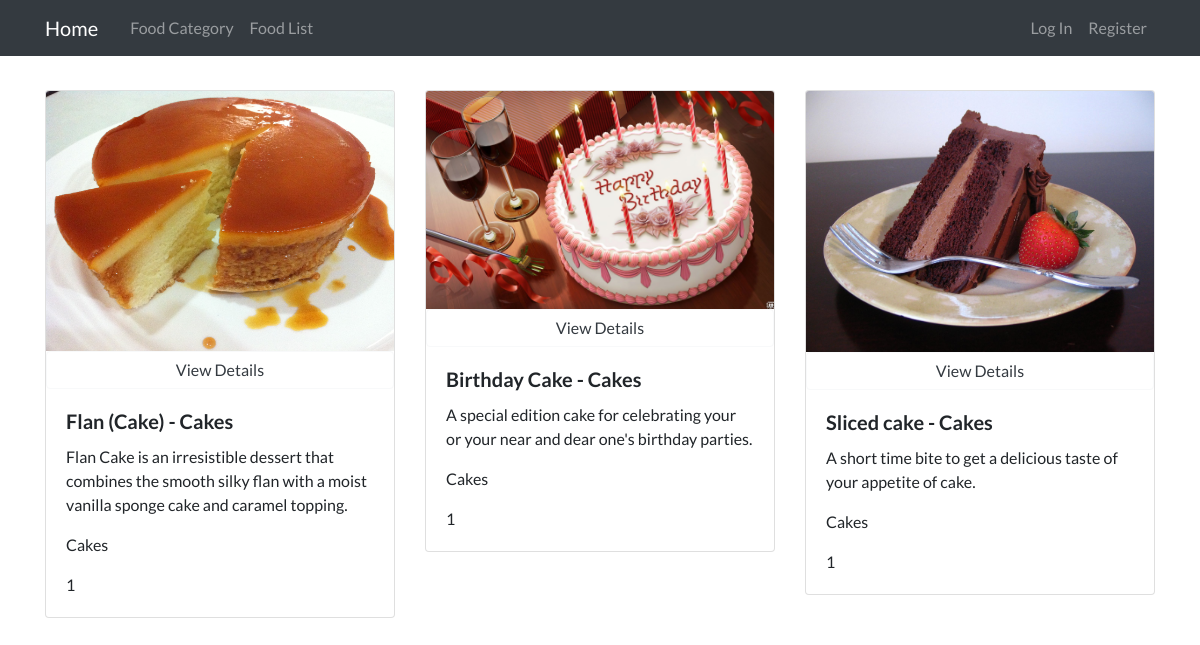
Screenshot of /food/catlist/1/ with the database file from the repository.
### food/models.py (models this page shows, shortened)
class FoodDetails(models.Model):
    fromcategory = models.ForeignKey(FoodCategory, on_delete=models.CASCADE)
    foodname = models.CharField(max_length=100)
    fooddetails = models.CharField(max_length=1000)
    foodimage = models.ImageField(default='food_def.jpg', upload_to='fodimg')
    armodel = models.CharField(default='andy.sfb', max_length=50)
    additiondate = models.DateTimeField(default=timezone.now)
    longdetails = models.CharField(max_length=1000)
    class Meta:
        verbose_name = 'Food Detail'

class FoodCategory(models.Model):
    categoryname = models.CharField(max_length=100)
    categorydetails = models.CharField(max_length=1000)
    categoryimage = models.ImageField(default='cat_def.jpg', upload_to='catimg')
    class Meta:
        verbose_name = 'Food Category'
    def __str__(self):
        return self.categoryname

### food/views.py (the view)
# urls.py: path('catlist/<int:pk>/', views.CatList, name='catlist'),
def CatList(request, pk):
    cate = FoodCategory.objects.all()
    lists = FoodDetails.objects.all()
    context = {
        'id': pk,
        'cate': cate,
        'list': lists
    }
    return render(request, 'food/flist.html', context)

### templates/food/flist.html
{% extends 'dros/layout.html' %}
{% block content %}
    <div class="row">
    {% for l in list %}
            {% if id == l.fromcategory.id %}
<div class="col-sm-4">
  <div class="card">
    <img class="card-img-top" src="{{ l.foodimage.url }}" alt="Card image cap">
            <a href="{% url 'food-details' l.id %}" class="btn btn-outline-light text-dark">View Details</a>
    <div class="card-body">
      <h5 class="card-title">{{ l.foodname }} - {{ l.fromcategory }}</h5>
      <p class="card-text">{{ l.fooddetails }}</p>
         <p class="card-text">{{ l.fromcategory }}</p>
        <p class="card-text">{{ c.categoryname }} {{ l.fromcategory.id }}</p>
    </div>
  </div>
</div>
            {% endif %}
    {% endfor %}
    </div>
{% endblock %}

### templates/dros/layout.html (shortened to what this page needs)
{% load static %}
<!doctype html>
<html lang="en">
<head>
    <link rel="stylesheet" type="text/css" href="{% static 'css/main.css' %}">
    <link rel="stylesheet" href="https://stackpath.bootstrapcdn.com/bootstrap/4.1.3/css/bootstrap.min.css"
>
    <link href="{% static 'vendor/fontawesome-free/css/all.min.css' %}" rel="stylesheet">
    <link href="{% static 'vendor/simple-line-icons/css/simple-line-icons.css' %}" rel="stylesheet" type="text/css">
    <link href="{% static 'css/landing-page.min.css' %}" rel="stylesheet">
</head>
<body>
{% include 'dros/header.html' %}
<main style="margin-top: 90px;" role="main" class="container">
    <div class="row">
        <div class="col-md-12">
            {% block content %}
            {% endblock %}
        </div>
    </div>
</main>
</body>
</html>

### templates/dros/header.html (shortened to what this page needs)
<header class="site-header">
  <nav class="navbar navbar-expand-md navbar-dark bg-dark fixed-top">
    <div class="container">
      <a class="navbar-brand mr-4" href="{% url 'base-home' %}">Home</a>
      <div class="collapse navbar-collapse" id="navbarToggle">
        <div class="navbar-nav mr-auto">
          <a class="nav-item nav-link" href="{% url 'food-category' %}">Food Category</a>
            <a class="nav-item nav-link" href="{% url 'food-list' %}">Food List</a>
        </div>
        <div class="navbar-nav">
            {% if  user.is_authenticated %}
                <a class="nav-item nav-link" href="/accounts/logout">Log Out</a>
                <a class="nav-item nav-link" href="/accounts/profile">Profile</a>
                {% else %}
                <a class="nav-item nav-link" href="/accounts/login">Log In</a>
                <a class="nav-item nav-link" href="/accounts/register">Register</a>
            {% endif %}
        </div>
      </div>
    </div>
  </nav>
</header>

### static/css/main.css (style rules this page uses)
body { background: #fafafa; color: #333333; margin-top: 5rem; }
h1, h2, h3, h4, h5, h6 { color: #444444; }
.site-header .navbar-nav .nav-link { color: blue; }

### rows the page displays
FoodDetails: foodimage (picture), foodname "Flan (Cake)", fromcategory "Cakes", fooddetails "Flan Cake is an irresistible dessert that combines the smooth silky flan with a moist vanilla sponge cake and caramel topping.", fromcategory.id "1"
FoodDetails: foodimage (picture), foodname "Birthday Cake", fromcategory "Cakes", fooddetails "A special edition cake for celebrating your or your near and dear one's birthday parties.", fromcategory.id "1"
FoodDetails: foodimage (picture), foodname "Sliced cake", fromcategory "Cakes", fooddetails "A short time bite to get a delicious taste of your appetite of cake.", fromcategory.id "1"
